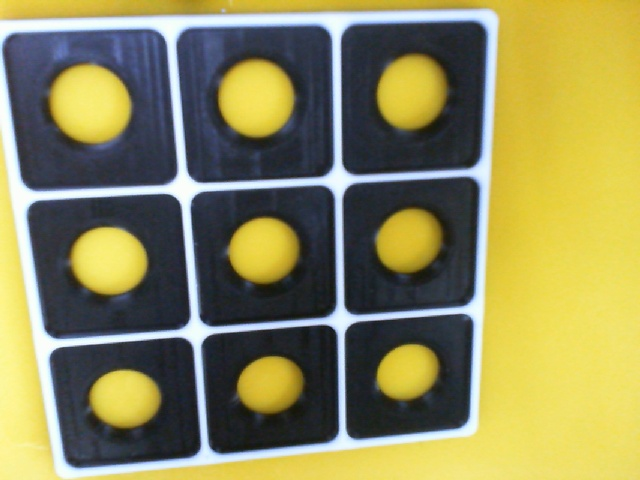
#> input picture test_images/62942a32-ball_20260529_141326_742675.jpg, 640 x 480 px, given in place of the camera
$ python grid_detect.py
#> lines starting #> are read from the running program, lines starting #| are printed output that depends on the picture
#!/usr/bin/env python3
"""
OpenCV Camera Preview - STM32MP25 Equivalent with Tic-Tac-Toe
Supports multiple camera backends and provides similar functionality to the original shell scripts.
Includes Tic-Tac-Toe game mode using computer vision.
"""

import cv2
import numpy as np
import argparse
import time
import os
import sys
import random
from typing import List, Optional, Tuple, Dict

class TicTacToeLogic:
    def __init__(self):
        self.board = [[' ' for _ in range(3)] for _ in range(3)]
        self.current_turn = 'X' # User is always X
        self.game_over = False
        self.winner = None
        self.winning_line = []

    # [40 lines left out: functions reset, make_move, check_win, not called in this run]

    def check_draw(self):
        return all(self.board[i][j] != ' ' for i in range(3) for j in range(3))

    # [36 lines left out: function ai_move, not called in this run]

class CameraPreview:
    def __init__(self, width: int = 640, height: int = 480, fps: float = 30.0):
        self.width = width
        self.height = height
        self.fps = fps
        self.cap: Optional[cv2.VideoCapture] = None
        self.camera_id = 0
        self.backend_name = "Unknown"

        # Game State
        self.mode = 0 # 0: Preview, 1: Calibration, 2: Game
        self.game = TicTacToeLogic()
        self.grid_centers = {} # (row, col) -> (x, y)
        self.grid_radius = 0

        # Move Validation
        self.pending_move = None
        self.pending_move_frames = 0

        # Vision Parameters (Red Color)
        # HSV ranges for red (it wraps around 0/180)
        self.lower_red1 = np.array([0, 120, 70])
        self.upper_red1 = np.array([10, 255, 255])
        self.lower_red2 = np.array([170, 120, 70])
        self.upper_red2 = np.array([180, 255, 255])

    def detect_available_cameras(self) -> List[int]:
        """Detect available cameras"""
        available_cameras = []
        print("Scanning for available cameras...")
        for i in range(10):
            cap = cv2.VideoCapture(i)
            if cap.isOpened():
                ret, _ = cap.read()
                if ret:
                    available_cameras.append(i)
                    print(f"  Found camera at /dev/video{i}")
            cap.release()
        return available_cameras

    def setup_camera(self) -> bool:
        """Setup camera with best available backend"""
        cameras = self.detect_available_cameras()
        if not cameras:
            print("ERROR: No cameras detected!")
            return False
        self.camera_id = cameras[0]
        backends = [
            (cv2.CAP_V4L2, "V4L2"),
            (cv2.CAP_GSTREAMER, "GStreamer"),
            (cv2.CAP_ANY, "Default")
        ]
        for backend_id, backend_name in backends:
            print(f"Trying {backend_name} backend...")
            self.cap = cv2.VideoCapture(self.camera_id, backend_id)
            if self.cap.isOpened():
                self.backend_name = backend_name
                print(f"Successfully opened camera {self.camera_id} with {backend_name}")
                return True
        print("ERROR: Failed to open camera with any backend!")
        return False

    def configure_camera_properties(self):
        """Configure camera properties"""
        if not self.cap or not self.cap.isOpened():
            return
        print("Configuring camera properties...")
        self.cap.set(cv2.CAP_PROP_FRAME_WIDTH, self.width)
        self.cap.set(cv2.CAP_PROP_FRAME_HEIGHT, self.height)
        self.cap.set(cv2.CAP_PROP_FPS, self.fps)
        self.cap.set(cv2.CAP_PROP_BUFFERSIZE, 1)
        try:
            self.cap.set(cv2.CAP_PROP_AUTO_EXPOSURE, 0.25)
            self.cap.set(cv2.CAP_PROP_AUTO_WB, 1)
            self.cap.set(cv2.CAP_PROP_BRIGHTNESS, 0.5)
            self.cap.set(cv2.CAP_PROP_CONTRAST, 0.5)
            self.cap.set(cv2.CAP_PROP_CONVERT_RGB, 1)
        except Exception as e:
            print(f"Warning: Some camera properties not supported: {e}")

    def get_red_centroids(self, frame) -> List[Tuple[int, int]]:
        """Find centroids of red objects in the frame"""
        hsv = cv2.cvtColor(frame, cv2.COLOR_BGR2HSV)
        mask1 = cv2.inRange(hsv, self.lower_red1, self.upper_red1)
        mask2 = cv2.inRange(hsv, self.lower_red2, self.upper_red2)
        mask = mask1 + mask2

        # Noise reduction
        kernel = np.ones((3,3), np.uint8)
        mask = cv2.erode(mask, kernel, iterations=2)
        mask = cv2.dilate(mask, kernel, iterations=2)

        contours, _ = cv2.findContours(mask, cv2.RETR_EXTERNAL, cv2.CHAIN_APPROX_SIMPLE)
        centroids = []
        for cnt in contours:
            area = cv2.contourArea(cnt)
            if area > 500: # Minimum area filter
                M = cv2.moments(cnt)
                if M["m00"] != 0:
                    cx = int(M["m10"] / M["m00"])
                    cy = int(M["m01"] / M["m00"])
                    centroids.append((cx, cy))
        return centroids

    # [142 lines left out: functions calibrate_grid, draw_grid, update_game_state, not called in this run]

    def initialize(self) -> bool:
        print("=" * 50)
        print("OpenCV Camera Preview - Tic-Tac-Toe Mode")
        print("=" * 50)

        if not self.setup_camera():
            return False
        self.configure_camera_properties()
        return True

    def run(self):
        if not self.cap or not self.cap.isOpened():
            print("ERROR: Camera not initialized!")
            return

        window_name = "Tic-Tac-Toe Vision"
        cv2.namedWindow(window_name, cv2.WINDOW_AUTOSIZE)

        print(f"\nStarting...")
        print("Controls:")
        print("  'q' - Quit")
        print("  'c' - Start Calibration (Place 5 red balls: Corners + Center)")
        print("  'SPACE' - Confirm Calibration / Start Game")
        print("  'r' - Reset Game")

        while True:
            ret, frame = self.cap.read()
            if not ret or frame is None:
                continue

            # Flip frame for mirror effect (easier for user)
            frame = cv2.flip(frame, 1)
            display_frame = frame.copy()

            centroids = self.get_red_centroids(frame)

            # Draw all detected red blobs for debug
            for (cx, cy) in centroids:
                cv2.circle(display_frame, (cx, cy), 10, (0, 0, 255), 2)

            if self.mode == 0: # Preview
                cv2.putText(display_frame, "Mode: PREVIEW", (10, 30), cv2.FONT_HERSHEY_SIMPLEX, 1, (0, 255, 0), 2)
                cv2.putText(display_frame, "Press 'c' to Calibrate", (10, 70), cv2.FONT_HERSHEY_SIMPLEX, 0.7, (255, 255, 255), 2)

            elif self.mode == 1: # Calibration
                cv2.putText(display_frame, "Mode: CALIBRATION", (10, 30), cv2.FONT_HERSHEY_SIMPLEX, 1, (0, 255, 255), 2)
                cv2.putText(display_frame, f"Detected Points: {len(centroids)}/5", (10, 70), cv2.FONT_HERSHEY_SIMPLEX, 0.7, (255, 255, 255), 2)

                if self.calibrate_grid(centroids):
                    self.draw_grid(display_frame)
                    cv2.putText(display_frame, "Grid Found! Press SPACE to Confirm", (10, 110), cv2.FONT_HERSHEY_SIMPLEX, 0.7, (0, 255, 0), 2)
                else:
                    cv2.putText(display_frame, "Place red balls at 4 corners + center", (10, 110), cv2.FONT_HERSHEY_SIMPLEX, 0.7, (0, 0, 255), 2)

            elif self.mode == 2: # Game
                cv2.putText(display_frame, "Mode: GAME", (10, 30), cv2.FONT_HERSHEY_SIMPLEX, 1, (255, 0, 255), 2)

                # Update Game
                self.update_game_state(centroids)

                # Draw Board
                self.draw_grid(display_frame)

                if self.game.game_over:
                    msg = f"Winner: {self.game.winner}"
                    cv2.putText(display_frame, msg, (int(self.width/2)-100, int(self.height/2)), cv2.FONT_HERSHEY_SIMPLEX, 2, (0, 215, 255), 4)
                    cv2.putText(display_frame, "Press 'r' to Restart", (int(self.width/2)-80, int(self.height/2)+50), cv2.FONT_HERSHEY_SIMPLEX, 1, (255, 255, 255), 2)

            cv2.imshow(window_name, display_frame)

            key = cv2.waitKey(1) & 0xFF
            if key == ord('q'):
                break
            elif key == ord('c'):
                self.mode = 1
                print("Entering Calibration Mode...")
            elif key == ord(' '):
                if self.mode == 1 and self.grid_centers:
                    self.mode = 2
                    self.game.reset()
                    print("Game Started!")
            elif key == ord('r'):
                if self.mode == 2:
                    self.game.reset()
                    print("Game Reset!")

        self.cleanup()

    def cleanup(self):
        if self.cap and self.cap.isOpened():
            self.cap.release()
        cv2.destroyAllWindows()
        print("Resources cleaned up.")

def main():
    parser = argparse.ArgumentParser(description="Tic-Tac-Toe Camera")
    parser.add_argument("--width", type=int, default=640)
    parser.add_argument("--height", type=int, default=480)
    parser.add_argument("--fps", type=float, default=30.0)
    args = parser.parse_args()

    preview = CameraPreview(args.width, args.height, args.fps)
    if preview.initialize():
        preview.run()
#> in run, frame is the input picture: shape (480, 640, 3); mean B, G, R 89.5, 137.6, 142
#> in run, `frame = cv2.flip(frame, 1)`:
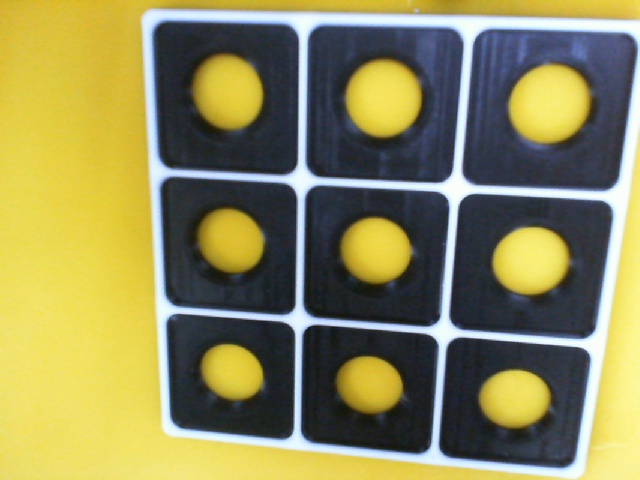
#> frame: shape (480, 640, 3); mean B, G, R 89.5, 137.6, 142
#> in get_red_centroids, `hsv = cv2.cvtColor(frame, cv2.COLOR_BGR2HSV)`: hsv: shape (480, 640, 3); mean H, S, V 68, 108.5, 153.7
#> in get_red_centroids, `mask1 = cv2.inRange(hsv, self.lower_red1, self.upper_red1)`: mask1: shape (480, 640); every value is 0
#> in get_red_centroids, `contours, _ = cv2.findContours(mask, cv2.RETR_EXTERNAL, cv2.CHAIN_APPR..`: contours = []
#> in run, `cv2.putText(display_frame, "Press 'c' to Calibrate", (10, 70), cv2.FON..`:
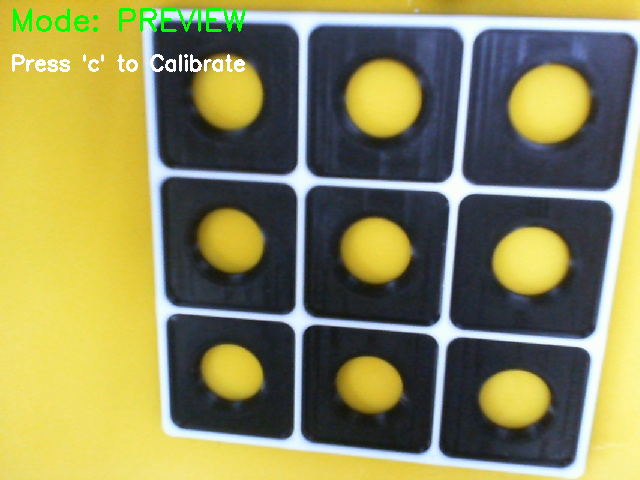
#> display_frame: shape (480, 640, 3); mean B, G, R 89.7, 138.6, 141.4
#> (key q is pressed here)
    else:
        sys.exit(1)

if __name__ == "__main__":
    main()
